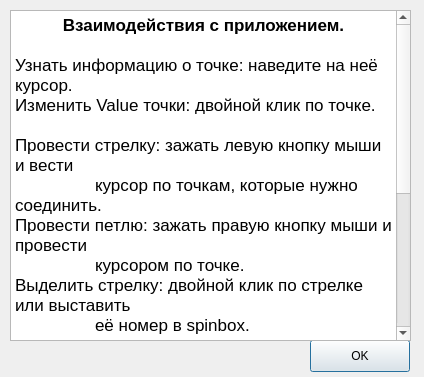
<?xml version="1.0" encoding="UTF-8"?>
<ui version="4.0">
 <class>Helper</class>
 <widget class="QDialog" name="Helper">
  <property name="geometry">
   <rect>
    <x>0</x>
    <y>0</y>
    <width>424</width>
    <height>377</height>
   </rect>
  </property>
  <property name="windowTitle">
   <string>Help</string>
  </property>
  <widget class="QPushButton" name="OKButton">
   <property name="geometry">
    <rect>
     <x>310</x>
     <y>340</y>
     <width>100</width>
     <height>32</height>
    </rect>
   </property>
   <property name="text">
    <string>OK</string>
   </property>
   <property name="autoDefault">
    <bool>false</bool>
   </property>
   <property name="default">
    <bool>true</bool>
   </property>
  </widget>
  <widget class="QTextEdit" name="textEdit">
   <property name="enabled">
    <bool>true</bool>
   </property>
   <property name="geometry">
    <rect>
     <x>10</x>
     <y>10</y>
     <width>401</width>
     <height>331</height>
    </rect>
   </property>
   <property name="autoFillBackground">
    <bool>false</bool>
   </property>
   <property name="tabChangesFocus">
    <bool>false</bool>
   </property>
   <property name="readOnly">
    <bool>true</bool>
   </property>
   <property name="html">
    <string>&lt;!DOCTYPE HTML PUBLIC &quot;-//W3C//DTD HTML 4.0//EN&quot; &quot;http://www.w3.org/TR/REC-html40/strict.dtd&quot;&gt;
&lt;html&gt;&lt;head&gt;&lt;meta name=&quot;qrichtext&quot; content=&quot;1&quot; /&gt;&lt;meta charset=&quot;utf-8&quot; /&gt;&lt;style type=&quot;text/css&quot;&gt;
p, li { white-space: pre-wrap; }
hr { height: 1px; border-width: 0; }
li.unchecked::marker { content: &quot;\2610&quot;; }
li.checked::marker { content: &quot;\2612&quot;; }
&lt;/style&gt;&lt;/head&gt;&lt;body style=&quot; font-family:'.AppleSystemUIFont'; font-size:13pt; font-weight:400; font-style:normal;&quot;&gt;
&lt;p align=&quot;center&quot; style=&quot; margin-top:0px; margin-bottom:0px; margin-left:0px; margin-right:0px; -qt-block-indent:0; text-indent:0px;&quot;&gt;&lt;span style=&quot; font-weight:700;&quot;&gt;Взаимодействия с приложением.&lt;/span&gt;&lt;/p&gt;
&lt;p align=&quot;center&quot; style=&quot;-qt-paragraph-type:empty; margin-top:0px; margin-bottom:0px; margin-left:0px; margin-right:0px; -qt-block-indent:0; text-indent:0px; font-weight:700;&quot;&gt;&lt;br /&gt;&lt;/p&gt;
&lt;p style=&quot; margin-top:0px; margin-bottom:0px; margin-left:0px; margin-right:0px; -qt-block-indent:0; text-indent:0px;&quot;&gt;Узнать информацию о точке: наведите на неё курсор.&lt;/p&gt;
&lt;p style=&quot; margin-top:0px; margin-bottom:0px; margin-left:0px; margin-right:0px; -qt-block-indent:0; text-indent:0px;&quot;&gt;Изменить Value точки: двойной клик по точке.&lt;/p&gt;
&lt;p style=&quot;-qt-paragraph-type:empty; margin-top:0px; margin-bottom:0px; margin-left:0px; margin-right:0px; -qt-block-indent:0; text-indent:0px;&quot;&gt;&lt;br /&gt;&lt;/p&gt;
&lt;p style=&quot; margin-top:0px; margin-bottom:0px; margin-left:0px; margin-right:0px; -qt-block-indent:0; text-indent:0px;&quot;&gt;Провести стрелку: зажать левую кнопку мыши и вести &lt;/p&gt;
&lt;p style=&quot; margin-top:0px; margin-bottom:0px; margin-left:0px; margin-right:0px; -qt-block-indent:0; text-indent:0px;&quot;&gt;	курсор по точкам, которые нужно соединить.&lt;/p&gt;
&lt;p style=&quot; margin-top:0px; margin-bottom:0px; margin-left:0px; margin-right:0px; -qt-block-indent:0; text-indent:0px;&quot;&gt;Провести петлю: зажать правую кнопку мыши и провести&lt;/p&gt;
&lt;p style=&quot; margin-top:0px; margin-bottom:0px; margin-left:0px; margin-right:0px; -qt-block-indent:0; text-indent:0px;&quot;&gt;	курсором по точке.&lt;/p&gt;
&lt;p style=&quot; margin-top:0px; margin-bottom:0px; margin-left:0px; margin-right:0px; -qt-block-indent:0; text-indent:0px;&quot;&gt;Выделить стрелку: двойной клик по стрелке или выставить &lt;/p&gt;
&lt;p style=&quot; margin-top:0px; margin-bottom:0px; margin-left:0px; margin-right:0px; -qt-block-indent:0; text-indent:0px;&quot;&gt;	её номер в spinbox.&lt;/p&gt;
&lt;p style=&quot;-qt-paragraph-type:empty; margin-top:0px; margin-bottom:0px; margin-left:0px; margin-right:0px; -qt-block-indent:0; text-indent:0px;&quot;&gt;&lt;br /&gt;&lt;/p&gt;
&lt;p style=&quot; margin-top:0px; margin-bottom:0px; margin-left:0px; margin-right:0px; -qt-block-indent:0; text-indent:0px;&quot;&gt;Удалить последнюю проведённую стрелку: Redo&lt;/p&gt;
&lt;p style=&quot; margin-top:0px; margin-bottom:0px; margin-left:0px; margin-right:0px; -qt-block-indent:0; text-indent:0px;&quot;&gt;Восстановить последнюю удлалённую стрелку: Undo&lt;/p&gt;
&lt;p style=&quot; margin-top:0px; margin-bottom:0px; margin-left:0px; margin-right:0px; -qt-block-indent:0; text-indent:0px;&quot;&gt;Добавить одну или несколько стрелок: AddArrows&lt;/p&gt;
&lt;p style=&quot;-qt-paragraph-type:empty; margin-top:0px; margin-bottom:0px; margin-left:0px; margin-right:0px; -qt-block-indent:0; text-indent:0px;&quot;&gt;&lt;br /&gt;&lt;/p&gt;
&lt;p style=&quot; margin-top:0px; margin-bottom:0px; margin-left:0px; margin-right:0px; -qt-block-indent:0; text-indent:0px;&quot;&gt;Получить/обновить список всех точек: &lt;span style=&quot; font-family:'Helvetica';&quot;&gt;Update points&lt;/span&gt; &lt;/p&gt;
&lt;p style=&quot; margin-top:0px; margin-bottom:0px; margin-left:0px; margin-right:0px; -qt-block-indent:0; text-indent:0px;&quot;&gt;Получить/обновить список всех точек, соединённых &lt;/p&gt;
&lt;p style=&quot; margin-top:0px; margin-bottom:0px; margin-left:0px; margin-right:0px; -qt-block-indent:0; text-indent:0px;&quot;&gt;	стрелками: &lt;span style=&quot; font-family:'Helvetica';&quot;&gt;Update connected points&lt;/span&gt; &lt;/p&gt;&lt;/body&gt;&lt;/html&gt;</string>
   </property>
   <property name="acceptRichText">
    <bool>true</bool>
   </property>
  </widget>
 </widget>
 <resources/>
 <connections/>
</ui>
